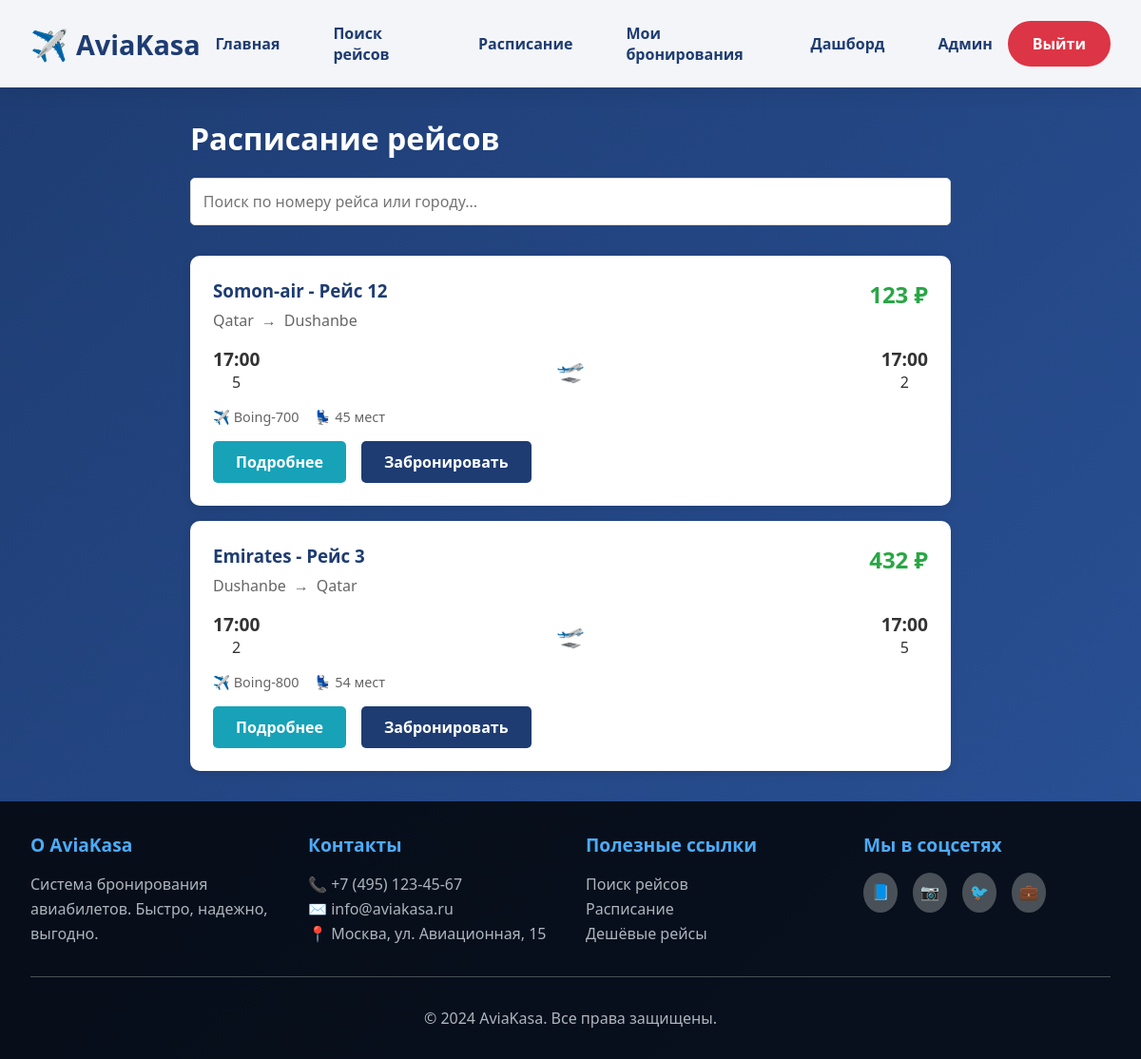
/schedule/ (signed in), run on the app's committed database.
### admin_tikket/models.py (models this page shows, shortened)
class Flights(models.Model):
    airline_id = models.ForeignKey(Airline,on_delete=models.CASCADE)
    aircraft_id = models.ForeignKey(Aircraft,on_delete=models.CASCADE)
    flight_number = models.IntegerField()
    departure_airport = models.ForeignKey(Airport, on_delete=models.CASCADE ,related_name='departures')
    arrival_airport = models.ForeignKey(Airport , on_delete=models.CASCADE ,related_name='arrivals')
    departure_time = models.DateTimeField(auto_now_add=True)
    arrival_time = models.DateTimeField(auto_now_add=True)
    base_price = models.IntegerField()
    image = models.ImageField()

class Airline(models.Model):
    name = models.CharField(max_length=100)
    code = models.IntegerField()
    logo = models.ImageField()

class Airport(models.Model):
    code = models.IntegerField()
    name = models.CharField(max_length=200,unique=True)
    country = models.CharField(max_length=100)
    city = models.CharField(max_length=100)

class Aircraft(models.Model):
    model_plane = models.CharField(max_length=100)
    seat_count = models.IntegerField()

### admin_tikket/views.py (the view)
# urls.py: path("schedule/", flight_schedule, name="flight_schedule"),
def flight_schedule(request):
    flights = Flights.objects.all().order_by('departure_time')
    return render(request, 'flight_schedule.html', {'flights': flights})

### template/flight_schedule.html (shortened to what this page needs)
{% extends 'base.html' %}
{% block main %}
<div class="schedule-container">
    <h1 style="color: white; margin-bottom: 20px;">Расписание рейсов</h1>
    <div class="schedule-filters">
        <input type="text" id="search-input" placeholder="Поиск по номеру рейса или городу...">
    </div>
    <div class="flights-list">
        {% for flight in flights %}
        <div class="flight-card" data-flight="{{ flight.flight_number }} {{ flight.departure_airport.city }} {{ flight.arrival_airport.city }}">
            <div class="flight-header">
                <div class="flight-info">
                    <h3>{{ flight.airline_id.name }} - Рейс {{ flight.flight_number }}</h3>
                    <div class="route">
                        <span class="city">{{ flight.departure_airport.city }}</span>
                        <span class="arrow">→</span>
                        <span class="city">{{ flight.arrival_airport.city }}</span>
                    </div>
                </div>
                <div class="flight-price">{{ flight.base_price }} ₽</div>
            </div>
            <div class="flight-details">
                <div class="time-info">
                    <div class="time">
                        <strong>{{ flight.departure_time|date:"H:i" }}</strong>
                        <span>{{ flight.departure_airport.code }}</span>
                    </div>
                    <div class="duration">🛫</div>
                    <div class="time">
                        <strong>{{ flight.arrival_time|date:"H:i" }}</strong>
                        <span>{{ flight.arrival_airport.code }}</span>
                    </div>
                </div>
                <div class="flight-meta">
                    <span>✈️ {{ flight.aircraft_id.model_plane }}</span>
                    <span>💺 {{ flight.aircraft_id.seat_count }} мест</span>
                </div>
            </div>
            <div class="flight-actions">
                <a href="{% url 'flight_detail' flight.id %}" class="btn btn-info">Подробнее</a>
                <a href="{% url 'book_flight' flight.id %}" class="btn btn-primary">Забронировать</a>
            </div>
        </div>
        {% empty %}
        <div class="no-flights">
            <p>Рейсы не найдены</p>
        </div>
        {% endfor %}
    </div>
</div>
{% endblock %}

### template/base.html (style rules this page uses)
* { margin: 0; padding: 0; box-sizing: border-box; font-family: 'Segoe UI', Tahoma, Geneva, Verdana, sans-serif; }
body { background: linear-gradient(135deg, #1e3c72 0%, #2a5298 100%); color: #333; min-height: 100vh; display: flex; flex-direction: column; }

### template/flight_schedule.html (style rules this page uses)
.schedule-container { max-width: 800px; margin: 0 auto; }
.schedule-filters { margin-bottom: 2rem; }
#search-input { width: 100%; padding: 0.8rem; border: 1px solid #ddd; border-radius: 5px; font-size: 1rem; }
.flights-list { display: flex; flex-direction: column; gap: 1rem; }
.flight-card { background: white; padding: 1.5rem; border-radius: 10px; box-shadow: 0 3px 10px rgba(0,0,0,0.1); transition: all 0.3s ease; }
.flight-header { display: flex; justify-content: space-between; align-items: start; margin-bottom: 1rem; }
.flight-info h3 { color: #1e3c72; margin-bottom: 0.5rem; }
.route { display: flex; align-items: center; gap: 0.5rem; color: #666; }
.flight-price { font-size: 1.5rem; font-weight: bold; color: #28a745; }
.flight-details { margin-bottom: 1rem; }
.time-info { display: flex; align-items: center; justify-content: space-between; margin-bottom: 1rem; }
.time { text-align: center; }
.time strong { display: block; font-size: 1.2rem; color: #333; }
.duration { font-size: 1.5rem; }
.flight-meta { display: flex; gap: 1rem; color: #666; font-size: 0.9rem; }
.flight-actions { display: flex; gap: 1rem; }
.btn { padding: 0.7rem 1.5rem; border-radius: 5px; text-decoration: none; font-weight: 600; transition: all 0.3s ease; }
.btn-info { background: #17a2b8; color: white; }
.btn-primary { background: #1e3c72; color: white; }

### data on the page
Flights: airline_id.name "Somon-air", flight_number "12", departure_airport.city "Qatar", arrival_airport.city "Dushanbe", base_price "123", departure_time "17:00", departure_airport.code "5", arrival_time "17:00", arrival_airport.code "2", aircraft_id.model_plane "Boing-700", aircraft_id.seat_count "45"
Flights: airline_id.name "Emirates", flight_number "3", departure_airport.city "Dushanbe", arrival_airport.city "Qatar", base_price "432", departure_time "17:00", departure_airport.code "2", arrival_time "17:00", arrival_airport.code "5", aircraft_id.model_plane "Boing-800", aircraft_id.seat_count "54"
